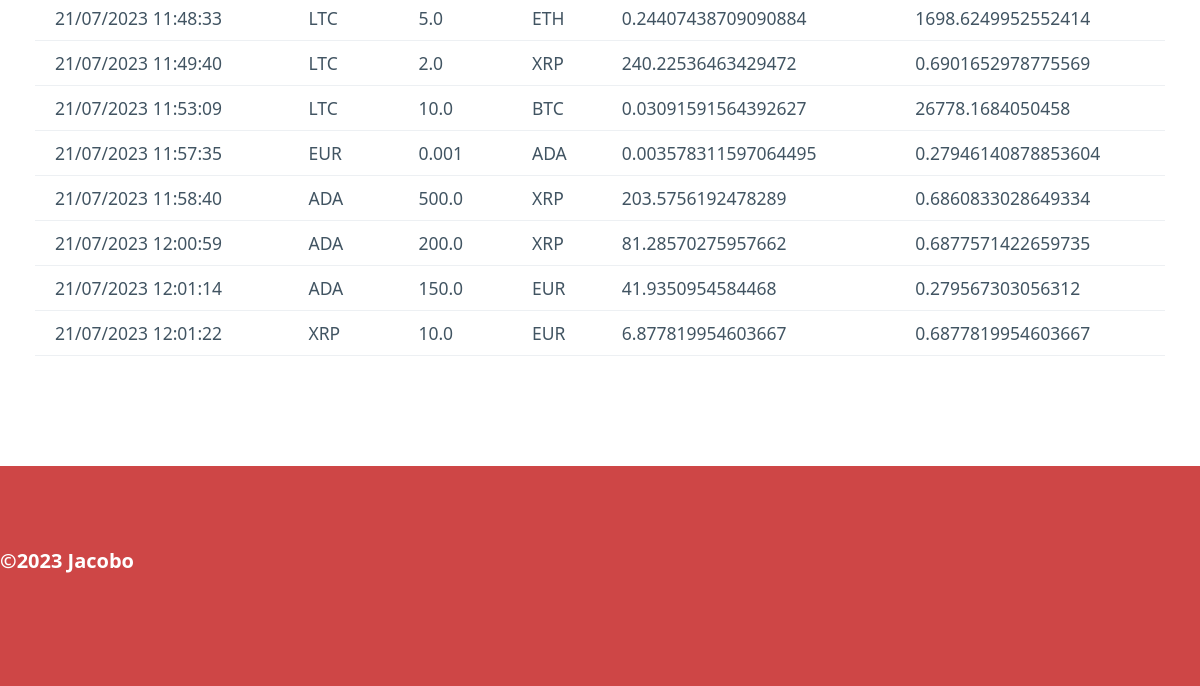
Before: / (lower part) with the older database file.
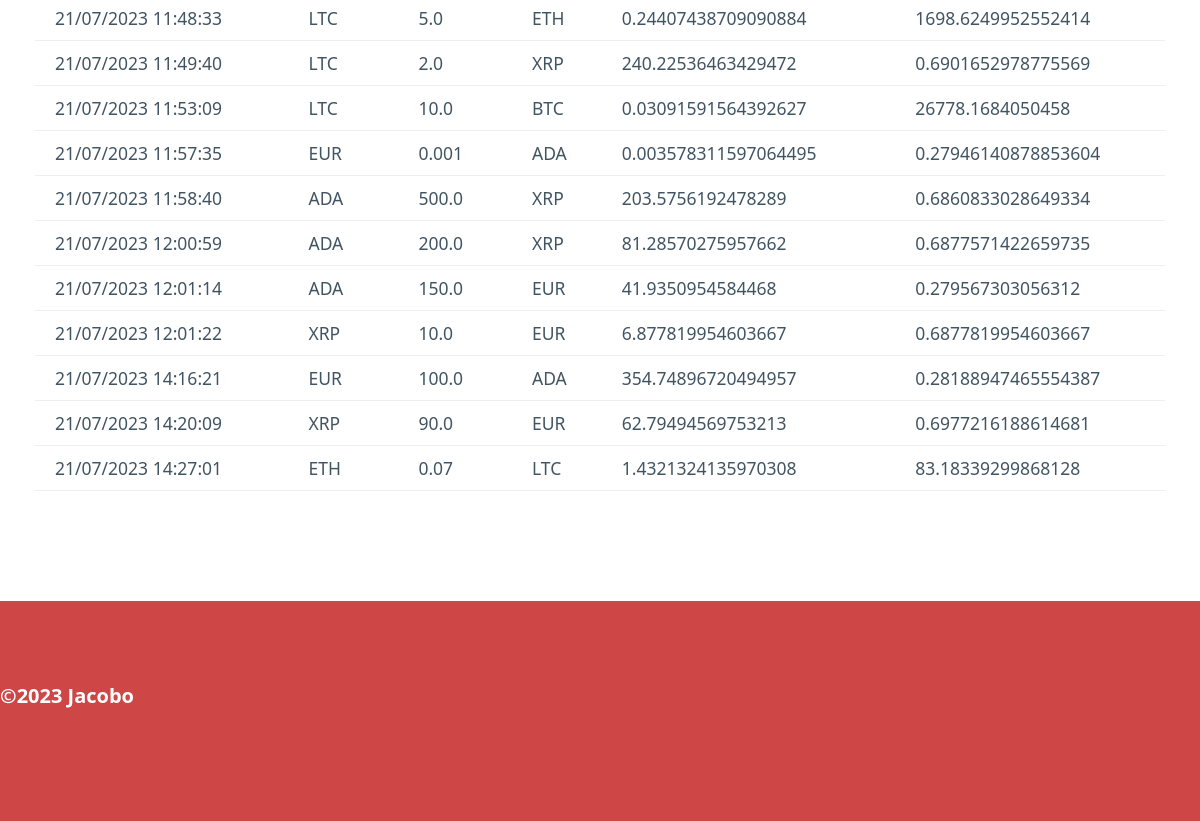
After: the same page with the newer database file.
### tables this page shows
CREATE TABLE "registro" (
	"id"	INTEGER NOT NULL,
	"Fecha"	TEXT NOT NULL,
	"Froome"	TEXT NOT NULL,
	"Q"	REAL NOT NULL,
	"Too"	TEXT NOT NULL,
	"R"	REAL NOT NULL,
	"PU"	REAL NOT NULL,
	PRIMARY KEY("id" AUTOINCREMENT)
);

### mi_aplicacion/routes.py (the view)
@app.route("/")
def index():
    try:
        print("saldos es", saldos())
        print()
        return render_template("index.html", resumen = show())
    except:
        return render_template("index.html", error= "Ups...arece que hay problemas para cargar la página correctamente")

### mi_aplicacion/controler.py (called while the page is built)
def saldos():
    connection = sqlite3.connect("data/registro.db")
    cur = connection.cursor()
    criptos = ['EUR' ,'BTC', 'ETH', 'ADA', 'XRP', 'LTC']
    saldos = {}
    for cripto in criptos:
        query = """SELECT R FROM registro WHERE Too = (?) """
        cur.execute(query, (cripto,))
        sumatorio = cur.fetchall()
        if len(sumatorio) > 0:
            total = 0
            for saldo in sumatorio:
                total += saldo[0]
            saldos[cripto] = total
        else:
            saldos[cripto] = 0
    for cripto in criptos:
        query = """SELECT Q FROM registro WHERE Froome = (?) """
        cur.execute(query, (cripto,))
        sumatorio = cur.fetchall()
        if len(sumatorio) > 0:
            for saldo in sumatorio:
                saldos[cripto] -= saldo[0]
    return saldos

def show():
    connection = sqlite3.connect("data/registro.db")
    cur = connection.cursor()
    query = """SELECT * FROM registro;"""
    cur.execute(query)
    res = cur.fetchall()
    resumen = []
    for element in res:
        mov = Position(element[1], element[2], element[3], element[4],element[5], element[6])
        resumen.append(mov)
    return resumen

### mi_aplicacion/templates/index.html (shortened to what this page needs)
<html lang="en">
<head>
    <link rel="stylesheet" href="static/pico.css">
    <link rel="stylesheet" href="static/style.css">
</head>
<body>
    <main class="container">
    {% if error %}
    <p></p>
    {{ error }}
    {% else %}
    {% if resumen %}
    <table>
        {% for posicion in resumen %}
        <tr>
            <td>{{posicion.moment}}</td>
            <td>{{posicion.coin_from}}</td>
            <td>{{posicion.q}}</td>
            <td>{{posicion.coin_to}}</td>
            <td>{{posicion.r}}</td>
            <td>{{posicion.value_u}}</td>
        </tr>
        {% endfor %}
    </table>
    {% else %}
    <h5>Aún no tienes ninguna compra en tu cartera</h5>
    {% endif %}
    {% endif %}
    </main>
    <footer class="titulo">
        <p class="copy"><strong>&copy2023 Jacobo</strong></p>
    </footer>
</body>
</html>

### mi_aplicacion/static/style.css (style rules this page uses)
.titulo { background-color: rgb(206, 70, 70); font-weight: bold; }
.copy { color: white; }

Changed rows visible on the page:
added registro: moment "21/07/2023 14:16:21", coin_from "EUR", q "100.0", coin_to "ADA", r "354.74896720494957", value_u "0.28188947465554387"
added registro: moment "21/07/2023 14:20:09", coin_from "XRP", q "90.0", coin_to "EUR", r "62.79494569753213", value_u "0.6977216188614681"
added registro: moment "21/07/2023 14:27:01", coin_from "ETH", q "0.07", coin_to "LTC", r "1.4321324135970308", value_u "83.18339299868128"
